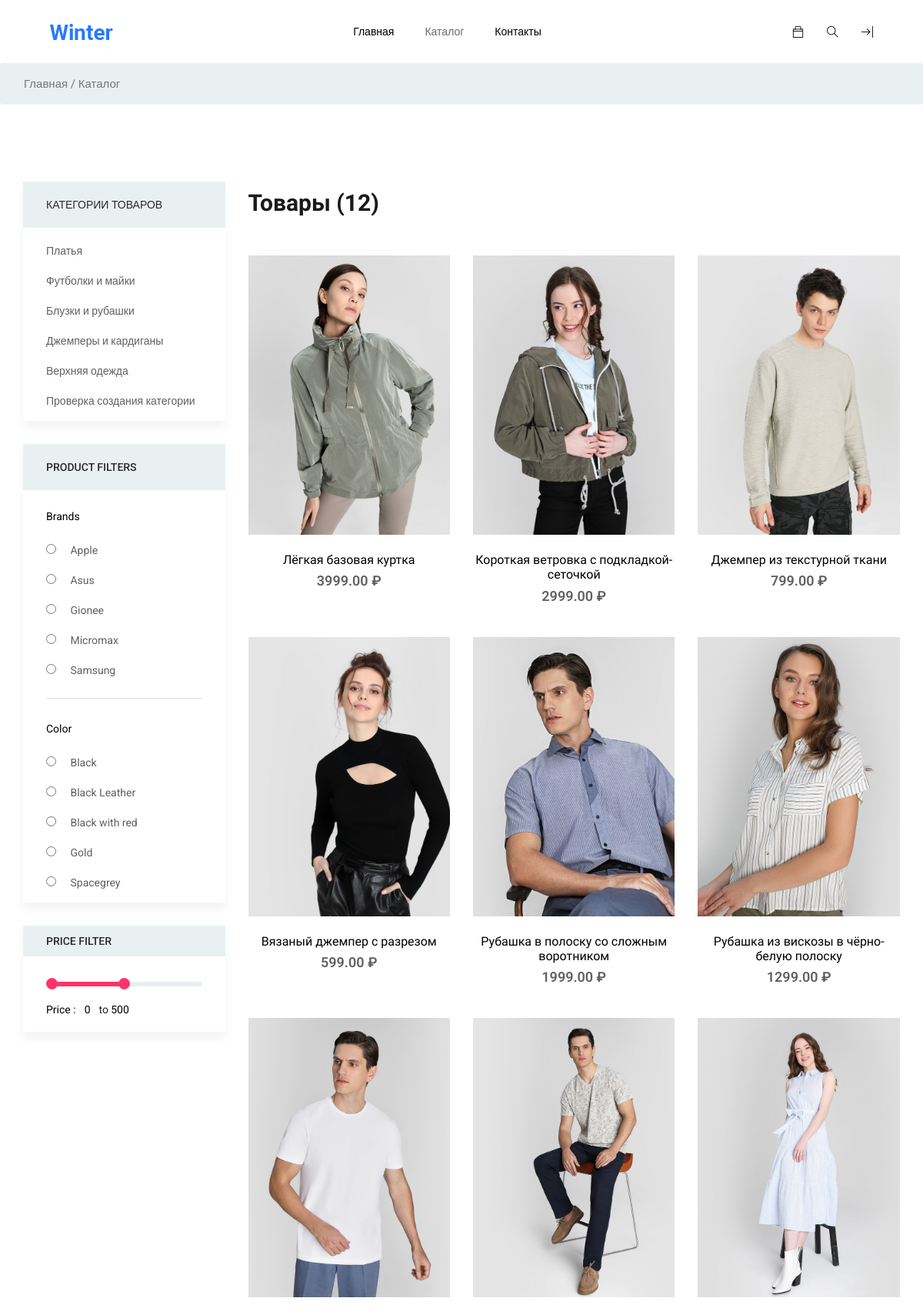
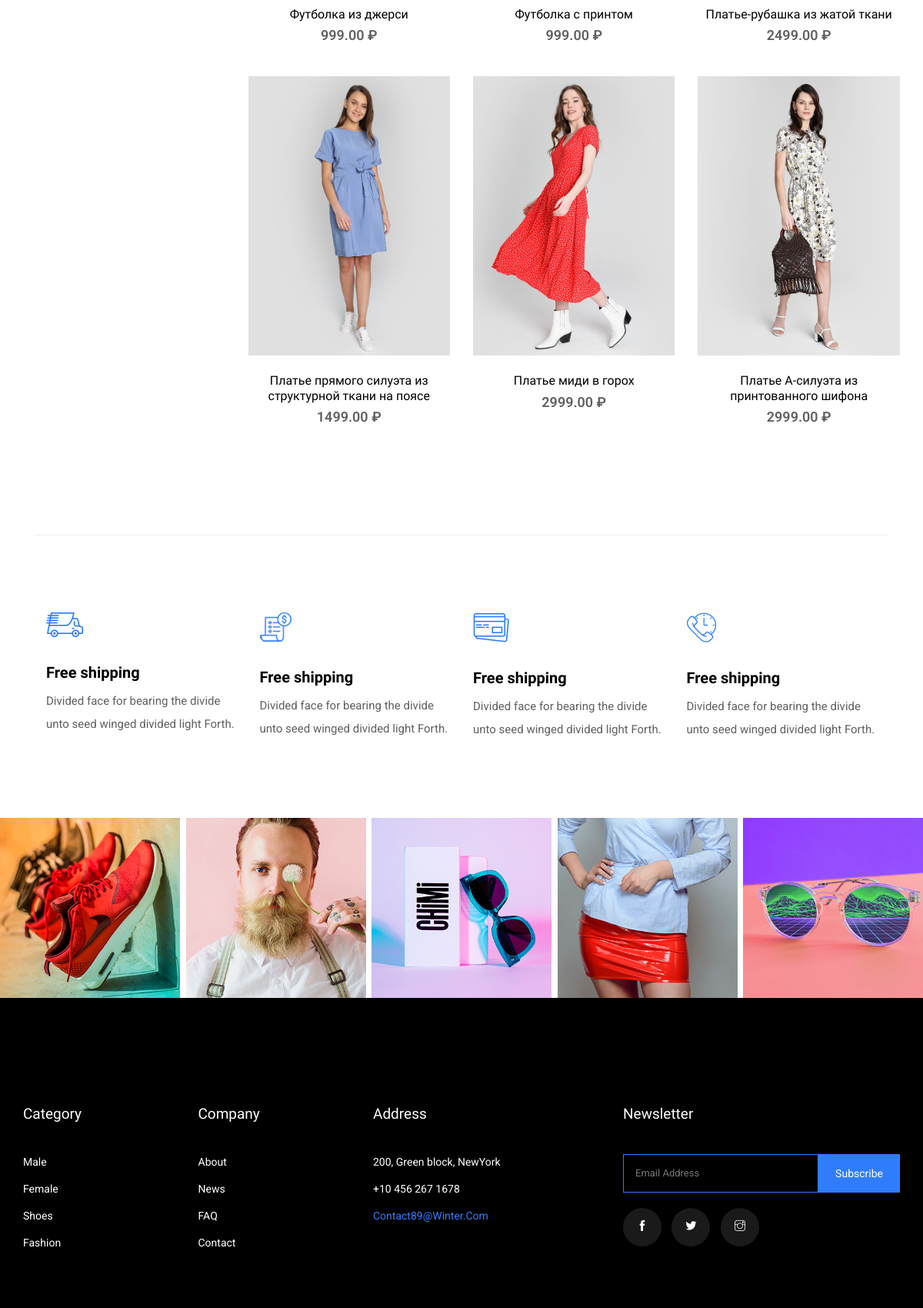
The app's page /shop/ (upper part) with its own data (2 pictures, top to bottom).
### shop/models.py (models this page shows, shortened)
class ProductCategories(models.Model):
    title = models.CharField('Название категории', max_length=128, unique=True)
    short_description = models.CharField('Краткое описание', max_length=255, null=True, blank=True)
    is_active = models.BooleanField('Статус', default=0)
    created_at = models.DateTimeField('Дата создания', auto_now_add=True)
    updated_at = models.DateTimeField('Дата обновления', auto_now=True)
    class Meta:
        verbose_name = "Категории"
        verbose_name_plural = "Категории"

class Products(models.Model):
    category = models.ForeignKey(ProductCategories, verbose_name='Категория', on_delete=models.CASCADE)
    title = models.CharField('Название продукта', max_length=128, unique=True)
    image = models.ImageField('Изображение продукта', upload_to='products_images', blank=True)
    short_description = models.CharField('Краткое описание', max_length=255, null=True, blank=True)
    description = models.TextField('Описание продукта', null=True, blank=True)
    price = models.DecimalField('Цена продукта', max_digits=8, decimal_places=2, default=0)
    quantity = models.IntegerField('Колличество на складе', default=0)
    created_at = models.DateTimeField('Дата создания', auto_now_add=True)
    updated_at = models.DateTimeField('Дата обновления', auto_now=True)
    class Meta:
        verbose_name = "Товары"
        verbose_name_plural = "Товары"

### shop/views.py (the view)
# urls.py: path('', CatalogView.as_view(), name='catalog'),
class CatalogView(ListClass):
    model = Products
    template_name = 'catalog.html'
    title = 'каталог'
    context_object_name = 'list_products'
    @staticmethod
    def get_list_categories():
        return ProductCategories.objects.all()
    def get_context_data(self, **kwargs):
        context = super(CatalogView, self).get_context_data(**kwargs)
        context['list_categories'] = self.get_list_categories()
        return context

### cartapp/models.py (called while the page is built)
    @property
    def total_cart_all_products(self):
        count_products = Cart.objects.filter(cart_uuid=self.cart_uuid).aggregate(Sum('quantity'))
        if count_products['quantity__sum']:
            return count_products['quantity__sum']
        return 0

### mainpage/views.py (called while the page is built)
    def get(self, request, *args, **kwargs):
        cart_uuid = request.COOKIES.get('cart_uuid')
        if cart_uuid is None:
            cart_uuid = uuid.uuid1()
        response = super(CommonClass, self).get(request, *args, **kwargs)
        response.set_cookie('cart_uuid', value=cart_uuid, max_age=30 * 24 * 60 * 60)
        return response

    def cart(self):
        return CartCommon(self.request.COOKIES.get('cart_uuid'))

    def get_context_data(self, **kwargs):
        context = super(ListClass, self).get_context_data(**kwargs)
        context['cart'] = self.cart()
        context['title'] = self.title
        return context

### shop/templates/catalog.html (shortened to what this page needs)
{% extends 'base.html' %}
{% load static %}
{% block css %}
<link rel="stylesheet" href="{% static '/css/bootstrap.min.css' %}">
<link rel="stylesheet" href="{% static '/css/animate.css' %}">
<link rel="stylesheet" href="{% static 'css/all.css' %}">
<link rel="stylesheet" href="{% static 'css/nice-select.css' %}">
<link rel="stylesheet" href="{% static 'css/themify-icons.css' %}">
<link rel="stylesheet" href="{% static 'css/price_rangs.css' %}">
<link rel="stylesheet" href="{% static 'css/style.css' %}">
{% endblock %}
{% block body_class %}bg-white{% endblock %}
{% block content %}
<section class="breadcrumb breadcrumb_bg">
    <div class="container">
        <div class="row justify-content-center">
            <div class="col-lg-12">
                <div class="breadcrumb_iner">
                    <div class="breadcrumb_iner_item">
                        <p>Главная / Каталог</p>
                    </div>
                </div>
            </div>
        </div>
    </div>
</section>
<section class="cat_product_area section_padding">
    <div class="container">
        <div class="row">
            <div class="col-lg-3">
                <div class="left_sidebar_area">
                    {% include 'includes/list_categories.html' with list_categories=list_categories category=None %}
                    <aside class="left_widgets p_filter_widgets sidebar_box_shadow">
                        <div class="l_w_title">
                            <h3>Product filters</h3>
                        </div>
                        <div class="widgets_inner">
                            <ul class="list">
                                <p>Brands</p>
                                <li>
                                    <input type="radio" aria-label="Radio button for following text input">
                                    <a href="#">Apple</a>
                                </li>
                                <li>
                                    <input type="radio" aria-label="Radio button for following text input">
                                    <a href="#">Asus</a>
                                </li>
                                <li>
                                    <input type="radio" aria-label="Radio button for following text input">
                                    <a href="#">Gionee</a>
                                </li>
                                <li>
                                    <input type="radio" aria-label="Radio button for following text input">
                                    <a href="#">Micromax</a>
                                </li>
                                <li>
                                    <input type="radio" aria-label="Radio button for following text input">
                                    <a href="#">Samsung</a>
                                </li>
                            </ul>
                            <ul class="list">
                                <p>color</p>
                                <li>
                                    <input type="radio" aria-label="Radio button for following text input">
                                    <a href="#">Black</a>
                                </li>
                                <li>
                                    <input type="radio" aria-label="Radio button for following text input">
                                    <a href="#">Black Leather</a>
                                </li>
                                <li>
                                    <input type="radio" aria-label="Radio button for following text input">
                                    <a href="#">Black with red</a>
                                </li>
                                <li>
                                    <input type="radio" aria-label="Radio button for following text input">
                                    <a href="#">Gold</a>
                                </li>
                                <li>
                                    <input type="radio" aria-label="Radio button for following text input">
                                    <a href="#">Spacegrey</a>
                                </li>
                            </ul>
                        </div>
                    </aside>
                    <aside class="left_widgets p_filter_widgets price_rangs_aside sidebar_box_shadow">
                        <div class="l_w_title">
                            <h3>Price Filter</h3>
                        </div>
                        <div class="widgets_inner">
                            <div class="range_item">
                                <input type="text" class="js-range-slider" value=""/>
                                <div class="d-flex align-items-center">
                                    <div class="price_text">
                                        <p>Price :</p>
                                    </div>
                                    <div class="price_value d-flex justify-content-center">
                                        <input type="text" class="js-input-from" id="amount" readonly/>
                                        <span>to</span>
                                        <input type="text" class="js-input-to" id="amount" readonly/>
                                    </div>
                                </div>
                            </div>
                        </div>
                    </aside>
                </div>
            </div>
            <div class="col-lg-9">
                <div class="row">
                    <div class="col-lg-12">
                        <div class="product_top_bar d-flex justify-content-between align-items-center">
                            <div class="single_product_menu product_bar_item">
                                <h2>Товары ({{ list_products.count }})</h2>
                            </div>
                        </div>
                    </div>
                    {% for product in list_products %}
                    <div class="col-lg-4 col-sm-6">
                        <div class="single_category_product">
                            <div class="single_category_img">
                                <img src="{{ product.image.url }}" alt="{{ product.title }}">
                                <div class="category_product_text">
                                    <a href="{% url 'shop:product_view' product.id %}"><h5>{{ product.title }}</h5></a>
                                    <p>{{ product.price }} &#8381;</p>
                                </div>
                            </div>
                        </div>
                    </div>
                    {% endfor %}
                </div>
            </div>
        </div>
    </div>
</section>
{% endblock %}
{% block shipping_details %}
{% include 'includes/shipping_details.html' with border_top='border_top' %}
{% endblock %}
{% block instagram_photo %}
{% include 'includes/instagram_photo.html' %}
{% endblock %}

### shop/templates/includes/list_categories.html
<aside class="left_widgets p_filter_widgets sidebar_box_shadow">
    <div class="l_w_title">
        <h3>Категории товаров</h3>
    </div>
    <div class="widgets_inner">
        <ul class="list list-categories">
            {% for model in list_categories %}
            {% if model.sub_categories %}
            <li class="sub-menu">
                <a href="{{ category.href }}" class=" d-flex justify-content-between">
                    {{ model.title }}
                    <div class="right ti-plus"></div>
                </a>
                <ul>
                    {% for model in list_categories %}
                    <li><a href="{{ category.category_view.url }}">{{ model.title }}</a></li>
                    {% endfor %}
                </ul>
            <li>
                {% else %}
            <li class="{% if model.id == category.id %}active{% endif %}"><a
                    href="{% url 'shop:category_view' model.id %}">{{ model.title }}</a></li>
            {% endif %}
            {% endfor %}
        </ul>
    </div>
</aside>

### static/css/price_rangs.css (style rules this page uses)
.irs-hidden-input { position: absolute !important; display: block !important; top: 0 !important; left: 0 !important; width: 0 !important; height: 0 !important; font-size: 0 !important; line-height: 0 !important; padding: 0 !important; margin: 0 !important; outline: none !important; z-index: -9999 !important; background: none !important; border-style: solid !important; border-color: transparent !important; }

### records on screen
ProductCategories: title "Платья"
ProductCategories: title "Футболки и майки"
ProductCategories: title "Блузки и рубашки"
ProductCategories: title "Джемперы и кардиганы"
ProductCategories: title "Верхняя одежда"
ProductCategories: title "Проверка создания категории"
Products: image (picture), title "Лёгкая базовая куртка", price "3999.00"
Products: image (picture), title "Короткая ветровка с подкладкой-сеточкой", price "2999.00"
Products: image (picture), title "Джемпер из текстурной ткани", price "799.00"
Products: image (picture), title "Вязаный джемпер с разрезом", price "599.00"
Products: image (picture), title "Рубашка в полоску со сложным воротником", price "1999.00"
Products: image (picture), title "Рубашка из вискозы в чёрно-белую полоску", price "1299.00"
Products: image (picture), title "Футболка из джерси", price "999.00"
Products: image (picture), title "Футболка с принтом", price "999.00"
Products: image (picture), title "Платье-рубашка из жатой ткани", price "2499.00"
Products: image (picture), title "Платье прямого силуэта из структурной ткани на поясе", price "1499.00"
Products: image (picture), title "Платье миди в горох", price "2999.00"
Products: image (picture), title "Платье А-силуэта из принтованного шифона", price "2999.00"

### other values on screen
{{ list_products.count }} "12"
